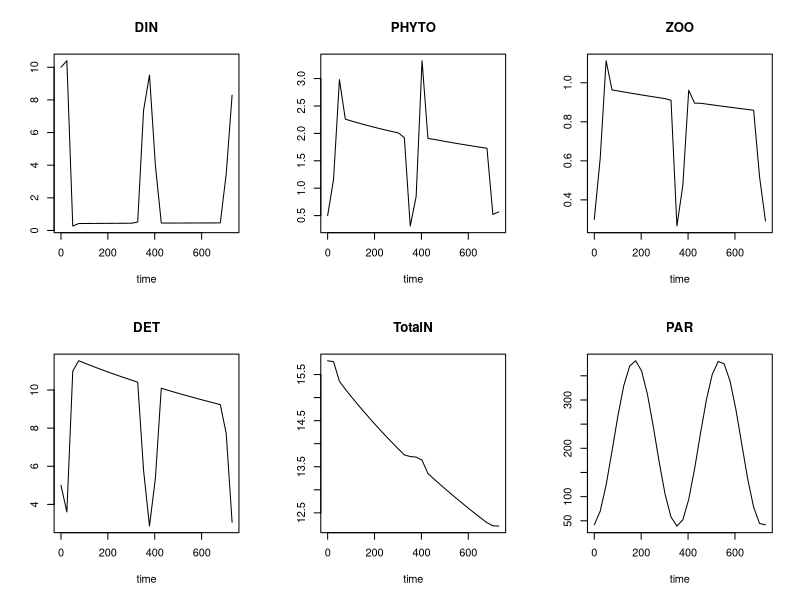
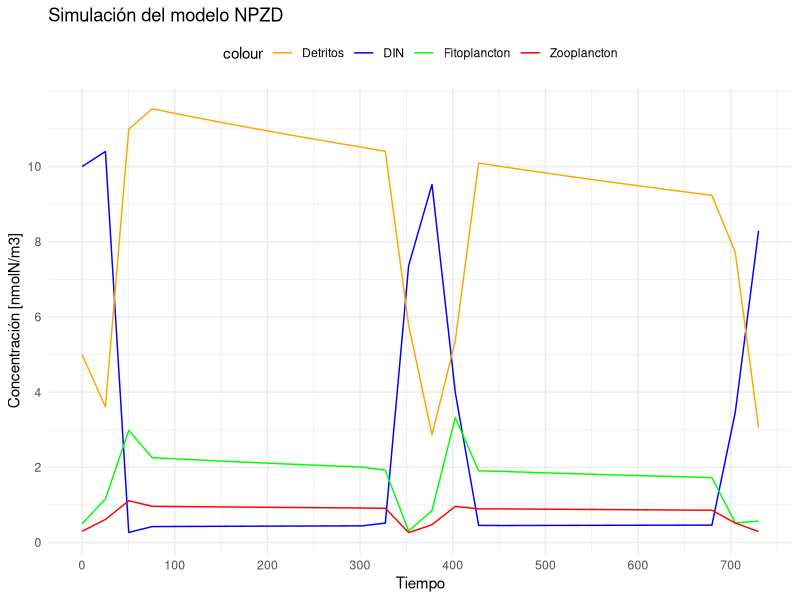
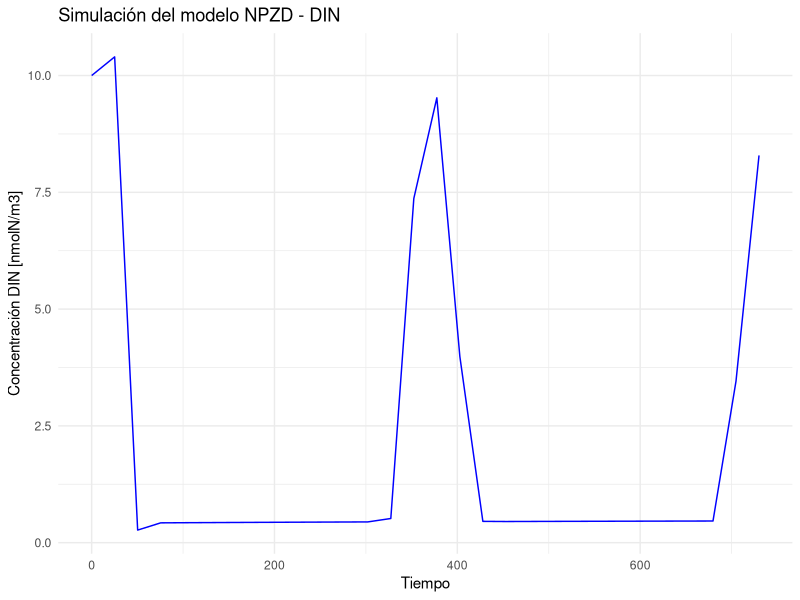
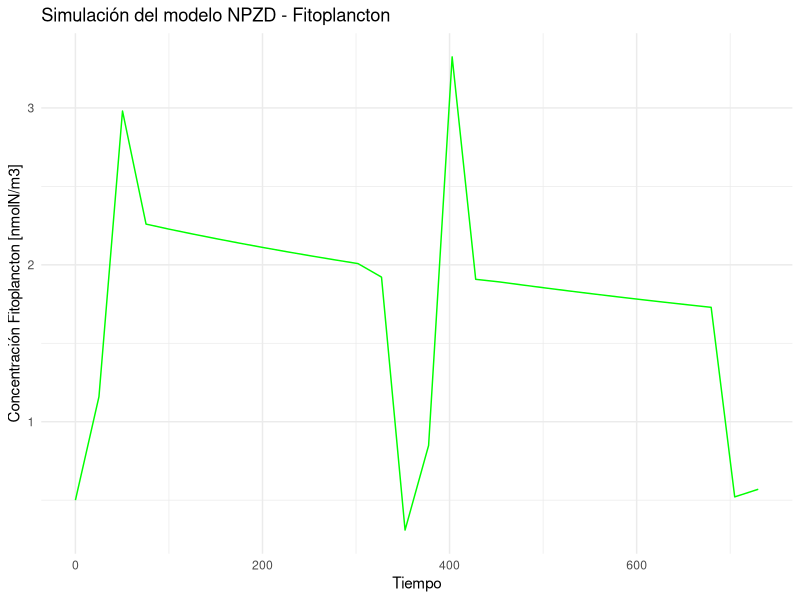
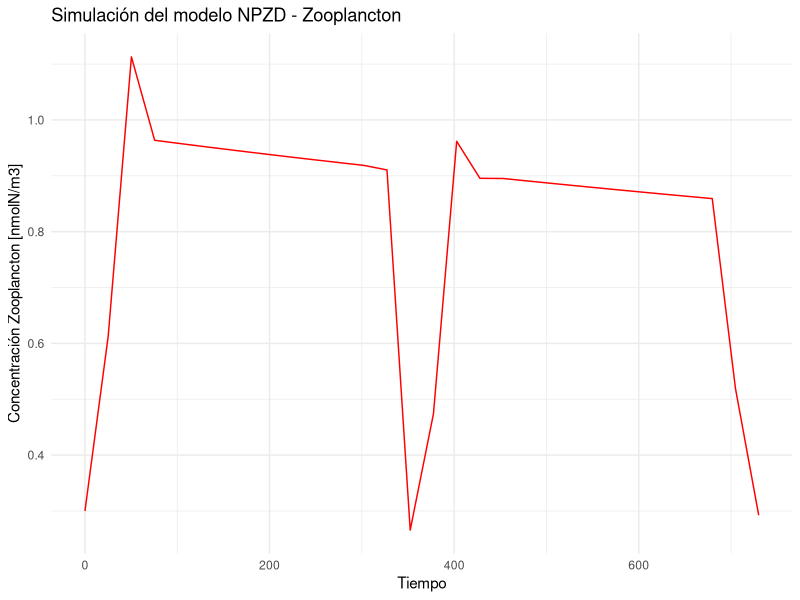
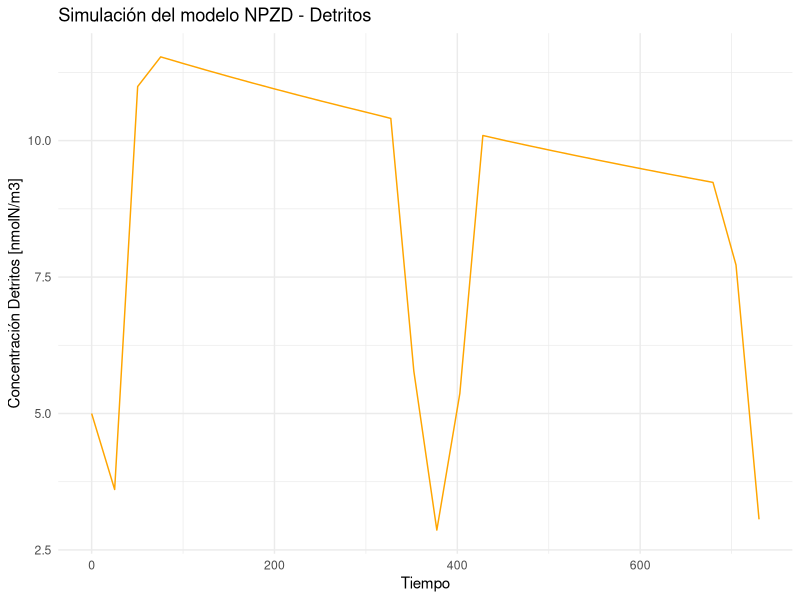
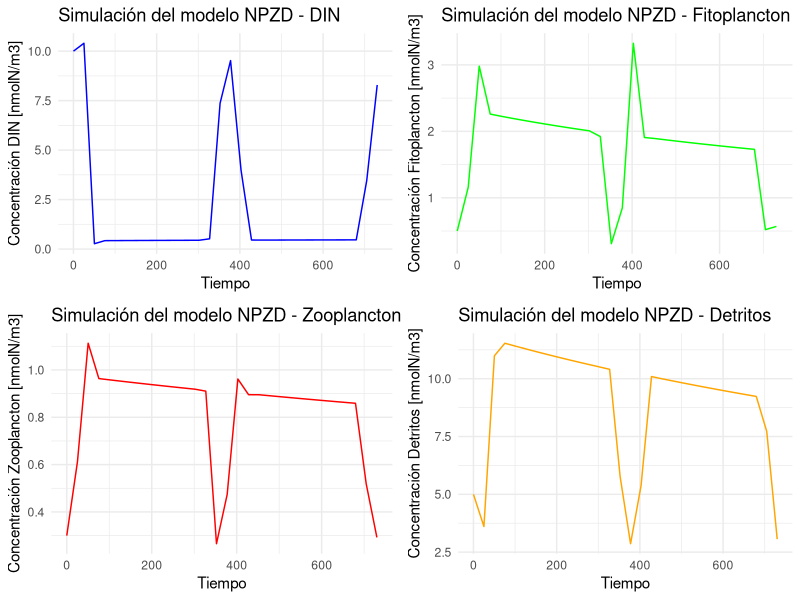

These figures' R source, in order:
#######################################################################
# Modelo NPZD a desarrollar para lago Llanquihue                      #
#                                                                     #
#                                                                     #
#                                                                     #
#                                                                     #
#                                                                     #
#                                                                     #
#######################################################################

# Option 2 para resolver el modelo

# OD NPZD model in R using ode function drom deSolve
install.packages('deSolve')
require(deSolve)

#variable inicial de estado  [nmolN/m3]
state <- c(DIN = 10.0, PHYTO = 0.5, ZOO = 0.3, DET = 5.0)

# Tabla de datos
tabla_datos <- data.frame(
  Nombre = c("Dato1", "Dato2", "Dato3"),
  Valor = c(1.0, 2.0, 3.0)
)

# Parametros
parms <- c(
  maxUptake  = 1.0, 1.5,  #[/day]
  ksPAR      = 140, 155,  # [uEinst/m2/s]
  ksDIN      = 1.0, 1.5,  # [nmolN/m3]
  maxGrazing = 1.0, 1.5,  # [/day]
  ksPHYTO    = 1.0, 1.5,   # [nmolN/m3]
  pFaeces    = 0.3, 0.6,  # [-]
  excretionRate = 0.1, 0.2, # [/day]
  mortalityRate = 0.4, 0.8,  # [/nmolN/m3/day]
  mineralizationRate = 0.05, 0.08, # [/day]
  depth              = 10, 15,  # [m]
  K                  = 20, 22, # [ug/l] P mortality half saturation constant
  u                 =  0.028, 0.035, # [d^-1) P mortality rate
  tablaDatos = tabla_datos  # Agregar la tabla de datos como un parámetro
)


# formulacion del modelo
NPZD <- function(t,state,parameters)
{
  with(as.list(c(state,parameters)),{
    
    # Forcing function: Luz es una funcion Seno
    PAR <- 0.5*(540+440*sin(2*pi*(t-81)/365))*exp(-0.05*depth/2)
    
    # Rate expressions [nmolN/m3/day]
    N_Uptake       <- maxUptake * min(PAR/(PAR +ksPAR),DIN/(DIN+ksDIN)) * PHYTO
    Mortality_P    <- ((u*PHYTO)/(K+PHYTO)) * PHYTO
    Grazing        <- maxGrazing * PHYTO/(PHYTO+ksPHYTO) * ZOO
    Faeces         <- Grazing * pFaeces
    Excretion      <- excretionRate * ZOO
    Mortality      <- mortalityRate * ZOO * ZOO
    Mineralization <- mineralizationRate * DET
    
    # Balance de masas [nmolN/m3/day]
    dPHYTO <- N_Uptake - Grazing - Mortality_P
    dZOO   <- Grazing - Faeces - Excretion  - Mortality
    dDET   <- Faeces + Mortality - Mineralization
    dDIN   <- Excretion + Mineralization - N_Uptake
    
    # Nitrogeno total
    TotalN <- PHYTO + ZOO + DET + DIN
    
    # Output
    return(list(c(dDIN, dPHYTO, dZOO, dDET),
                TotalN = TotalN, PAR = PAR)
    )
    
  })
}

# Run the model

# salida para 2 años
outtimes <-seq(from = 0, to = 2*365,length.out=30)

# Solucion del modelo usando el packete deSolve 
out <- ode(y = state,parms=parms, func=NPZD, times=outtimes)

# visualize output
plot(out)


library(ggplot2)

# Convertir los datos de salida a un dataframe
df <- as.data.frame(out)

# Crear el gráfico utilizando ggplot2
ggplot(df, aes(x = time)) +
  geom_line(aes(y = DIN, color = "DIN")) +
  geom_line(aes(y = PHYTO, color = "Fitoplancton")) +
  geom_line(aes(y = ZOO, color = "Zooplancton")) +
  geom_line(aes(y = DET, color = "Detritos")) +
  labs(x = "Tiempo", y = "Concentración [nmolN/m3]",
       title = "Simulación del modelo NPZD") +
  scale_color_manual(values = c("DIN" = "blue", "Fitoplancton" = "green",
                                "Zooplancton" = "red", "Detritos" = "orange")) +
  theme_minimal() +
  theme(legend.position = "top") +
  scale_x_continuous(breaks = seq(0, 730, by = 100)) +
  scale_y_continuous(breaks = seq(0, 10, by = 2))



library(ggplot2)

# Convertir los datos de salida a un dataframe
df <- as.data.frame(out)

# Gráfico de DIN
ggplot(df, aes(x = time, y = DIN)) +
  geom_line(color = "blue") +
  labs(x = "Tiempo", y = "Concentración DIN [nmolN/m3]",
       title = "Simulación del modelo NPZD - DIN") +
  theme_minimal()

# Gráfico de Fitoplancton
ggplot(df, aes(x = time, y = PHYTO)) +
  geom_line(color = "green") +
  labs(x = "Tiempo", y = "Concentración Fitoplancton [nmolN/m3]",
       title = "Simulación del modelo NPZD - Fitoplancton") +
  theme_minimal()

# Gráfico de Zooplancton
ggplot(df, aes(x = time, y = ZOO)) +
  geom_line(color = "red") +
  labs(x = "Tiempo", y = "Concentración Zooplancton [nmolN/m3]",
       title = "Simulación del modelo NPZD - Zooplancton") +
  theme_minimal()

# Gráfico de Detritos
ggplot(df, aes(x = time, y = DET)) +
  geom_line(color = "orange") +
  labs(x = "Tiempo", y = "Concentración Detritos [nmolN/m3]",
       title = "Simulación del modelo NPZD - Detritos") +
  theme_minimal()


library(ggplot2)
library(gridExtra)

# Convertir los datos de salida a un dataframe
df <- as.data.frame(out)

# Gráfico de DIN
plot_din <- ggplot(df, aes(x = time, y = DIN)) +
  geom_line(color = "blue") +
  labs(x = "Tiempo", y = "Concentración DIN [nmolN/m3]",
       title = "Simulación del modelo NPZD - DIN") +
  theme_minimal()

# Gráfico de Fitoplancton
plot_phyto <- ggplot(df, aes(x = time, y = PHYTO)) +
  geom_line(color = "green") +
  labs(x = "Tiempo", y = "Concentración Fitoplancton [nmolN/m3]",
       title = "Simulación del modelo NPZD - Fitoplancton") +
  theme_minimal()

# Gráfico de Zooplancton
plot_zoo <- ggplot(df, aes(x = time, y = ZOO)) +
  geom_line(color = "red") +
  labs(x = "Tiempo", y = "Concentración Zooplancton [nmolN/m3]",
       title = "Simulación del modelo NPZD - Zooplancton") +
  theme_minimal()

# Gráfico de Detritos
plot_det <- ggplot(df, aes(x = time, y = DET)) +
  geom_line(color = "orange") +
  labs(x = "Tiempo", y = "Concentración Detritos [nmolN/m3]",
       title = "Simulación del modelo NPZD - Detritos") +
  theme_minimal()

# Mostrar todos los gráficos en una misma ventana
grid.arrange(plot_din, plot_phyto, plot_zoo, plot_det, nrow = 2)
